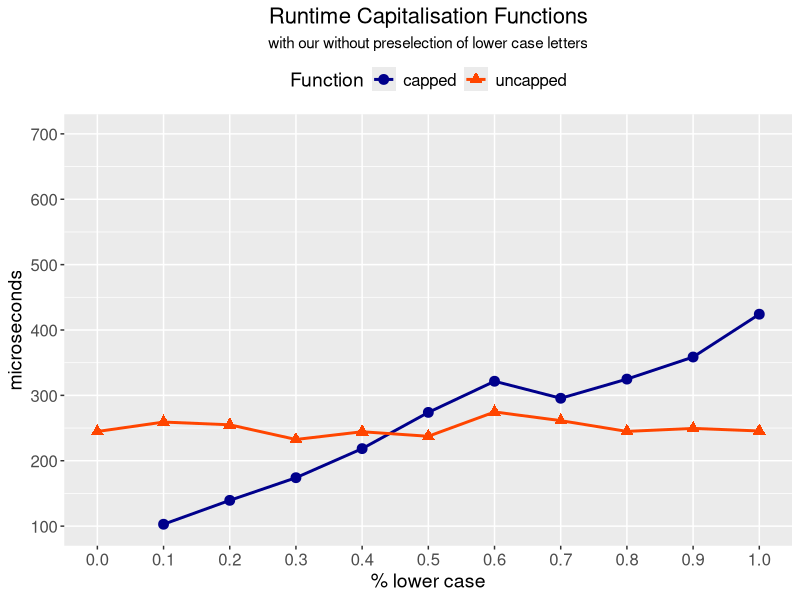

Write R code to recreate this figure.

# I examined the capitalization function in Hmisc (which is, obviously, meant to 
# capitalise letters) and found that they do some sort of preselection: Strings
# that already start upper case are skipped and only those starting lower case
# are - well - capitalised. I thought is was quite clever because that sounds
# efficient, right?
# But ... is it?
# Checking which letters are already upper case takes some time in itself. Is it 
# worth it? I ran some speed tests varying the amount of lower case strings in
# the vectors passed to the function and let the version with preselection 
# (capped, as implemented in Hmisc) and the version without preselection
# compete against each other.
# Results: The uncapped version performs better as soon as there are ~ 30 %
# lower case strings or more. Then, just (sometimes redundantly) converting
# every first letter of a string to upper case is faster than checking if a
# string is already upper case and only converting those that aren't.

capped <- function(string) {
  capped <- grep("^[A-Z]", string, invert = TRUE)
  substr(string[capped], 1, 1) <- toupper(substr(string[capped], 1, 1))
  return(string)
}

uncapped <- function(string) {
  substr(string, 1, 1) <- toupper(substr(string, 1, 1))
  return(string)
}

# perc = percent lower case
perc0 <- rep("Chocolate", 1000)
perc10 <- c(rep("Chocolate", 900), rep("chocolate", 100))
perc20 <- c(rep("Chocolate", 800), rep("chocolate", 200))
perc30 <- c(rep("Chocolate", 700), rep("chocolate", 300))
perc40 <- c(rep("Chocolate", 600), rep("chocolate", 400))
perc50 <- c(rep("Chocolate", 500), rep("chocolate", 500))
perc60 <- c(rep("Chocolate", 400), rep("chocolate", 600))
perc70 <- c(rep("Chocolate", 300), rep("chocolate", 700))
perc80 <- c(rep("Chocolate", 200), rep("chocolate", 800))
perc90 <- c(rep("Chocolate", 100), rep("chocolate", 900))
perc100 <- rep("chocolate", 1000)

# Run speed tests
library(microbenchmark)

# CAPPED
capped_perc0 <- microbenchmark(
  capped(perc0), times = 10000
)
capped_perc10 <- microbenchmark(
  capped(perc10), times = 10000
)
capped_perc20 <- microbenchmark(
  capped(perc20), times = 10000
)
capped_perc30 <- microbenchmark(
  capped(perc30), times = 10000
)
capped_perc40 <- microbenchmark(
  capped(perc40), times = 10000
)
capped_perc50 <- microbenchmark(
  capped(perc50), times = 10000
)
capped_perc60 <- microbenchmark(
  capped(perc60), times = 10000
)
capped_perc70 <- microbenchmark(
  capped(perc70), times = 10000
)
capped_perc80 <- microbenchmark(
  capped(perc80), times = 10000
)
capped_perc90 <- microbenchmark(
  capped(perc90), times = 10000
)
capped_perc100 <- microbenchmark(
  capped(perc100), times = 10000
)

# UNCAPPED
uncapped_perc0 <- microbenchmark(
  uncapped(perc0), times = 10000
)
uncapped_perc10 <- microbenchmark(
  uncapped(perc10), times = 10000
)
uncapped_perc20 <- microbenchmark(
  uncapped(perc20), times = 10000
)
uncapped_perc30 <- microbenchmark(
  uncapped(perc30), times = 10000
)
uncapped_perc40 <- microbenchmark(
  uncapped(perc40), times = 10000
)
uncapped_perc50 <- microbenchmark(
  uncapped(perc50), times = 10000
)
uncapped_perc60 <- microbenchmark(
  uncapped(perc60), times = 10000
)
uncapped_perc70 <- microbenchmark(
  uncapped(perc70), times = 10000
)
uncapped_perc80 <- microbenchmark(
  uncapped(perc80), times = 10000
)
uncapped_perc90 <- microbenchmark(
  uncapped(perc90), times = 10000
)
uncapped_perc100 <- microbenchmark(
  uncapped(perc100), times = 10000
)

# Get mean times
mb_names <- c(paste0("capped_", "perc", seq(0, 100, 10)), 
              paste0("uncapped_", "perc", seq(0, 100, 10)))
times <- rep(NA, length(mb_names))

for (i in seq_along(mb_names)) {
  cur_times <- get(mb_names[i])$time
  times[i] <- round((mean(cur_times) / 1000), 2)
}

# Dataframe for comparison
(comparison <- data.frame(func = mb_names, microsec = times))
comparison$perc_lower <- as.numeric(gsub("^.*_perc", "", comparison$func))/100
comparison$func <- gsub("_.*", "", comparison$func)

# Plot results
library(tidyverse)

case_theme <- theme(legend.position = "top",
                    plot.title = element_text(size = 16, hjust = 0.5),
                    plot.subtitle = element_text(hjust = 0.5),
                    axis.title = element_text(size = 14),
                    axis.text = element_text(size = 12),
                    legend.text = element_text(size = 12),
                    legend.title = element_text(size = 14),
                    panel.grid.minor.x = element_blank())

comparison %>% 
  ggplot(aes(x = perc_lower, y = microsec, colour = func)) + 
  geom_line(size = 1) +
  geom_point(aes(shape = func), size = 3) +
  scale_colour_manual("Function", values = c("dark blue", "orangered")) +
  scale_y_continuous(breaks = seq(100, 700, 100), limits = c(100, 700)) +
  scale_x_continuous(breaks = seq(0, 1, .1)) +
  scale_shape_manual("Function", values = c(19, 17)) +
  labs(title = "Runtime Capitalisation Functions",
       subtitle = "with our without preselection of lower case letters", 
       y = "microseconds", x = "% lower case") +
  case_theme
